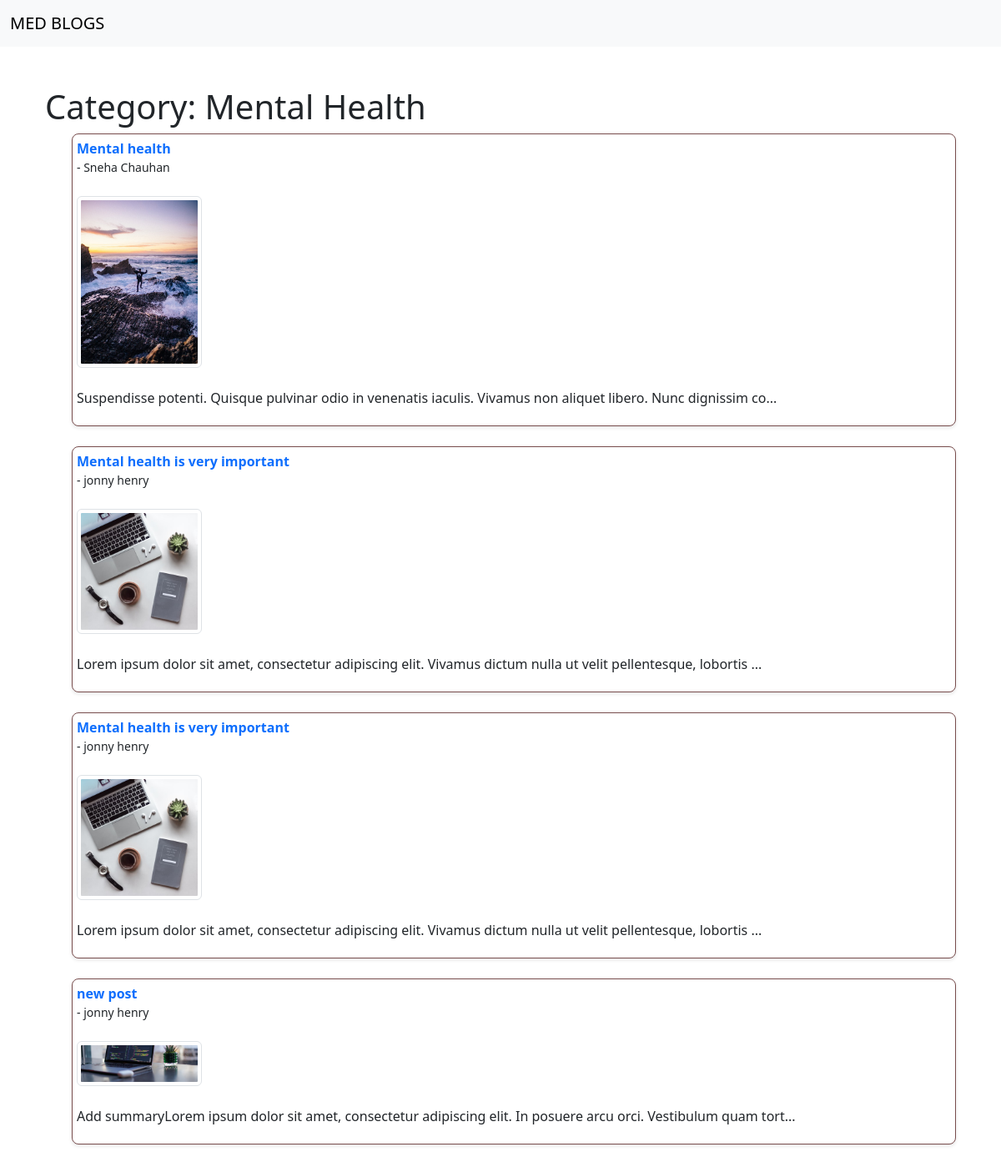
Screenshot of /category/Mental Health with the database file from the repository.
### accounts/models.py (models this page shows, shortened)
class Post(models.Model):
    DRAFT = 'Draft'
    PUBLISHED = 'Published'
    STATUS_CHOICES = [
        (DRAFT, 'Draft'),
        (PUBLISHED, 'Published'),
    ]
    title = models.CharField(max_length=255)
    author = models.ForeignKey(settings.AUTH_USER_MODEL, on_delete=models.CASCADE)
    BlogImage = models.ImageField(upload_to='blog_pics/', default='default.jpg')
    category = models.CharField(max_length=255,default='select')
    summary = models.TextField(max_length=255,default='Add summary')
    content = models.TextField()
    status = models.CharField(max_length=10, choices=STATUS_CHOICES, default=DRAFT)
    created_at = models.DateTimeField(auto_now_add=True)
    updated_at = models.DateTimeField(auto_now_add=True)

class CustomUser(AbstractBaseUser):
    USER_TYPE_CHOICES = (
        ('Doctor', 'Doctor'),
        ('Patient', 'Patient'),
    )
    first_name = models.CharField(max_length=30)
    last_name = models.CharField(max_length=30)
    profile_picture = models.ImageField(upload_to='profile_pics/', default='default.jpg')
    username = models.CharField(max_length=30, unique=True)
    email = models.EmailField(unique=True)
    password = models.CharField(max_length=128)
    address_line1 = models.CharField(max_length=100, default='Unknown')
    city = models.CharField(max_length=50, default='Unknown')
    state = models.CharField(max_length=50, default='Unknown')
    pincode = models.CharField(max_length=10, default='Unknown')
    user_type = models.CharField(max_length=10, choices=[('Doctor', 'Doctor'), ('Patient', 'Patient')])
    objects = CustomUserManager()
    USERNAME_FIELD = 'email'
    REQUIRED_FIELDS = ['first_name', 'last_name', 'username']

### accounts/views.py (the view)
# urls.py: path('category/<str:cats>',CategoryView,name='category'),
def CategoryView(request, cats):
    category_posts = Post.objects.filter(category=cats)
    cat_menu = Category.objects.all()
    return render(request,'categories.html',{'cats':cats,'category_posts':category_posts, 'cat_menu': cat_menu})

### templates/categories.html (shortened to what this page needs)
{% extends 'base.html' %}
    {% block content %}
    <div class="container py-4">
      {% if category_posts %}
        <h1>Category: {{cats}}</h1>
        <ul>
            {% for post in category_posts %}
                <li style=" display: flex;
                flex-direction: column;
                background-color: #fff;
                border: 1px solid #784d4d;
                box-shadow: 0 2px 4px rgba(0,0,0,0.1);
                transition: background-color 0.3s, box-shadow 0.3s;
                border-radius: 8px;
                padding: 5px;">
                   <b> <a class="text-decoration-none" href="{% url 'article-detail' post.pk %}">{{ post.title }} </a></b>
                     <small>- {{ post.author.first_name }} {{ post.author.last_name }}</small>
                      <br>
                    <img src="{{ post.BlogImage.url }}" alt="{{ post.title }}" class="img-thumbnail" style="max-width: 150px;">
                    <br>
                  <p>  {{ post.summary| slice:"110" }}...</p>
                </li>
                <br>
            {% endfor %}
        </ul>
      {% else %}
        <h2>sorry this page does not exists!!!</h2>
      {% endif %}
    </div>
    {% endblock %}

### rows the page displays
Post: title "Mental health", author.first_name "Sneha", author.last_name "Chauhan", BlogImage (picture), summary "Suspendisse potenti. Quisque pulvinar odio in venenatis iaculis. Vivamus non aliquet libero. Nunc dignissim co"
Post: title "Mental health is very important", author.first_name "jonny", author.last_name "henry", BlogImage (picture), summary "Lorem ipsum dolor sit amet, consectetur adipiscing elit. Vivamus dictum nulla ut velit pellentesque, lobortis"
Post: title "Mental health is very important", author.first_name "jonny", author.last_name "henry", BlogImage (picture), summary "Lorem ipsum dolor sit amet, consectetur adipiscing elit. Vivamus dictum nulla ut velit pellentesque, lobortis"
Post: title "new post", author.first_name "jonny", author.last_name "henry", BlogImage (picture), summary "Add summaryLorem ipsum dolor sit amet, consectetur adipiscing elit. In posuere arcu orci. Vestibulum quam tort"

### other values shown
{{ cats }} "Mental Health"
